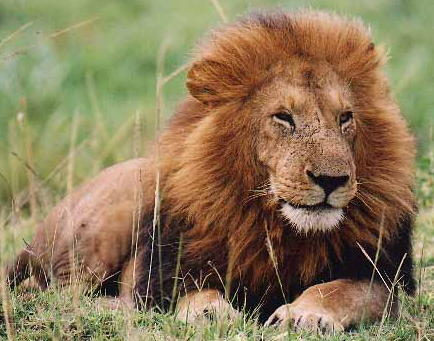
%> input picture Project_1_hybrid_images/images/lion.jpg, 434 x 341 px
$ octave liontiger.m   (GNU Octave 9; MATLAB toolbox functions it lacks are replaced by stand-ins)
%> lines starting %> are read from the running program, lines starting %| are printed output that depends on the picture
### Project_1_hybrid_images/hybridIm.m
% finIm = hybridIm(im11,im22,sigma1,sigma2) creates a hybrid image of im11
% and im22, by blurring image im11 using sigma1 and im22 using sigma2
% Adina Stoica 2012, CSE 559A Computer Vision, Washington University in St. Louis
function finIm = hybridIm(im11,im22,sigma1,sigma2)
    if(length(size(im11))==3)
        im1 = double(rgb2gray(im11));
    else
        im1 = double(im11);
    end

    if(length(size(im22))==3)
        im2 = double(rgb2gray(im22));
    else
        im2 = double(im22);
    end

    G1 = fspecial('gaussian',[25 25],sigma1);
    Ig1 = imfilter(im1,G1,'same');
    im2 = imresize(im2, size(im1));

%     G3 = fspecial('laplacian',0.7);
%     Ig3 = imfilter(im2,G3,'same');

    G2 = fspecial('gaussian',[25 25],sigma2);
    Ig2 = imfilter(im2,G2,'same');
    Ig3 = im2 - Ig2;

    Ig1 = Ig1-min(Ig1(:));
    Ig1 = Ig1./max(Ig1(:));

    Ig3 = Ig3-min(Ig3(:));
    Ig3 = Ig3./max(Ig3(:));
%
%     imwrite(Ig1,'images/results/now_blur.jpg');
%     imwrite(Ig3,'images/results/then_blur.jpg');
    finIm = Ig1 + Ig3;


### Project_1_hybrid_images/showHyb.m
function [] = showHyb(im)
    figure(1), hold off,
    imagesc(im), colormap gray,
    axis off, axis image
    title('Final Image')

### Project_1_hybrid_images/liontiger.m
%%
im1 = imread('lion.jpg');
%> im1 is the input picture: size 341x434x3 uint8; mean R, G, B 140.1, 121.5, 88.9
im2 = imread('tiger.jpg');
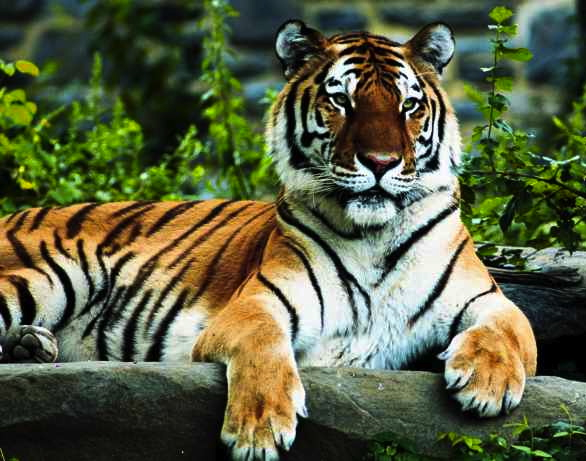
%> input picture Project_1_hybrid_images/images/tiger.jpg, 586 x 461 px
%> im2 is the input picture: size 461x586x3 uint8; mean R, G, B 91.2, 97.2, 67.5

% Grayscale
s1 = 2; s2 = 1;

finIm = hybridIm(im1,im2,s1,s2);
%> in hybridIm, `Ig3 = im2 - Ig2;`:
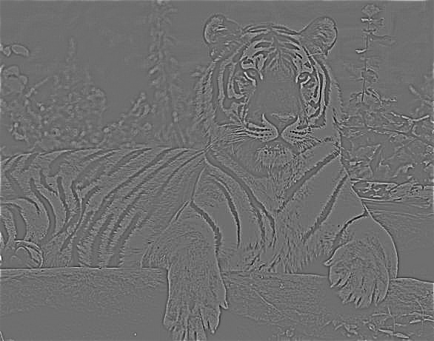
%> Ig3: size 341x434 double; min -99.43, max 128.8, mean 0.2; drawn with min black and max white
finIm = finIm-min(finIm(:));
finIm = finIm./max(finIm(:));
%imwrite(finIm,'images/results/lion_tiger_gray.jpg');

showHyb(finIm);
%%
%Color both:

s1 = 4; s2 = 2;

fin_r = hybridIm(im1(:,:,1),im2(:,:,1),s1,s2);
%> call 2 of hybridIm, with sigma1 = 4, sigma2 = 2
%> in hybridIm (call 2), `im1 = double(im11);`:
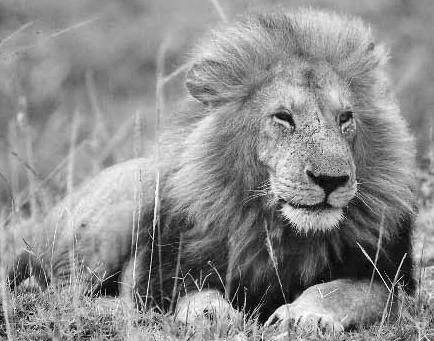
%> im1: size 341x434 double; min 0, max 255, mean 140.1
fin_g = hybridIm(im1(:,:,2),im2(:,:,2),s1,s2);
fin_b = hybridIm(im1(:,:,3),im2(:,:,3),s1,s2);
%> call 4 of hybridIm, with sigma1 = 4, sigma2 = 2
%> in hybridIm (call 4), `im1 = double(im11);`:
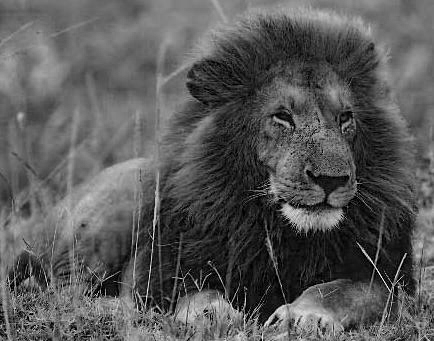
%> im1: size 341x434 double; min 0, max 255, mean 88.9
%> in hybridIm (call 4), `Ig2 = imfilter(im2,G2,'same');`:
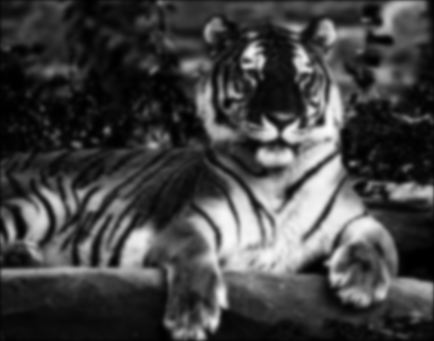
%> Ig2: size 341x434 double; min 5.98e-08, max 251.6, mean 67.2
%> in hybridIm (call 4), `Ig1 = Ig1./max(Ig1(:));`:
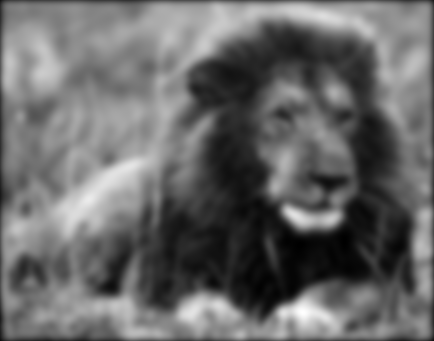
%> Ig1: size 341x434 double; min 0, max 1, mean 0.412
%> in hybridIm (call 4), `finIm = Ig1 + Ig3;`:
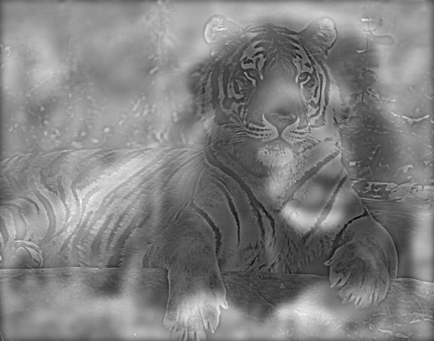
%> finIm: size 341x434 double; min 0.088, max 1.61, mean 0.856; drawn with min black and max white

finIm(:,:,1) = fin_r;
finIm(:,:,2) = fin_g;
finIm(:,:,3) = fin_b;

finIm = finIm-min(finIm(:));
finIm = finIm./max(finIm(:));
%imwrite(finIm,'images/results/lion_tiger_color_both.jpg');

showHyb(finIm)

%%
%First:

s1 = 4; s2 = 2;

fin_r = hybridIm(im1(:,:,1),im2,s1,s2);
fin_g = hybridIm(im1(:,:,2),im2,s1,s2);
fin_b = hybridIm(im1(:,:,3),im2,s1,s2);

finIm(:,:,1) = fin_r;
finIm(:,:,2) = fin_g;
finIm(:,:,3) = fin_b;

finIm = finIm-min(finIm(:));
finIm = finIm./max(finIm(:));
%imwrite(finIm,'images/results/lion_tiger_color_lion.jpg');

showHyb(finIm)

%%
%Second:
s1 = .1; s2 = 3;

fin_r = hybridIm(im1,im2(:,:,1),s1,s2);
fin_g = hybridIm(im1,im2(:,:,2),s1,s2);
fin_b = hybridIm(im1,im2(:,:,3),s1,s2);

finIm(:,:,1) = fin_r;
finIm(:,:,2) = fin_g;
finIm(:,:,3) = fin_b;

finIm = finIm-min(finIm(:));
finIm = finIm./max(finIm(:));
%imwrite(finIm,'images/results/lion_tiger_color_tiger.jpg');

showHyb(finIm)
